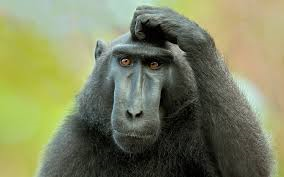
#> input picture zjazd5/images/monkey.png, 284 x 177 px; the run also reads 1 picture not shown here
$ jupyter execute --allow-errors 'Numpy zadania szablon.ipynb'   (shell and % lines are left out)
#> lines starting #> are read from the running program, lines starting #| are printed output that depends on the picture
Napisz poniżej funkcję, która wyprintuje Twoje imię i nazwisko:

[cell 1]
import numpy as np

# Indeksowanie, wycinanie, iterowanie - Indexing, Slicing and Iterating

### Stwórz liste sześcianów liczb od 0 do 9

[cell 2]
a = np.arange(10)**3
a

### wybierz z listy zaznaczone elementy

[ 0, 1, **8**, **27**, **64**, 125, 216, 343, 512, 729]


[cell 3]
a[2:5]

[ **0**, 1, **8**, 27, **64**, 125, 216, 343, 512, 729]

[cell 4]
a[:5:2]

### przekształć by otrzymać wynik

[-1000, 1,  -1000, 27, -1000,   125,   216,   343,   512, 729]

[cell 5]
a[:5:2]==-1000

### Odwróć listę

[cell 6]
a[::-1]

### Sprawdź typ

[cell 7]
type(a)

### W pętli for wyprintuj dla każdego elementu pierwiastek sześcienny z elementy

[cell 8]
for i in a:
    print(i**(1/3))

### Stwórz macierz 10x10 z kwadratami liczb od 1 do 100

[cell 9]
np.arange(1,101).reshape(10,10)**2

### Stwórz macierz 5x5 gdzie na krawędziach będą 0 a w środku 1

[cell 10]
b = np.zeros((5,5))
b[1:-1,1:-1]= 1
b

[cell 11]
c = np.ones((5,5))
c[0]= 0
c[-1] =0
c[1:-1,(0,-1)]= 0 # w nawiasie wybiera indeksydo zmiany indeks 0 i -1
c

### Stwórz tabliczkę mnożenia liczb od 0 do 9 w postaci dwuwymiarowej macierzy

[cell 12]
w = np.arange(10).reshape(-1,1)
w2 = np.arange(10)
w3= w*w2
w3

## Zad 2  Przekształć wczytane obrazki w opisany sposób

[cell 13]
# !pip install opencv-python
import matplotlib.pyplot as plt

[cell 14]
import matplotlib.image as mpimg
im1 = mpimg.imread('images/monkey.png')
#> im1 is the input picture: shape (177, 284, 4) float32; mean R, G, B, A 0.491, 0.511, 0.375, 1

[cell 15]
import cv2
im2 = cv2.imread("images/index.jpeg")

[cell 16]
im1.shape
#> Out = (177, 284, 4)

[cell 17]
im2.shape
#> Out = (177, 284, 3)

[cell 18]
plt.imshow(im1)

[cell 19]
plt.imshow(im2)

### stwórz wycinek -  spróbuj wybrać twarz

[cell 20]
plt.imshow(im1)

### wybierz jeden kolor

[cell 21]
red = False
green = False
blue = True
alpha= 0.9
plt.imshow(im1*np.array([red,green,blue,alpha]))
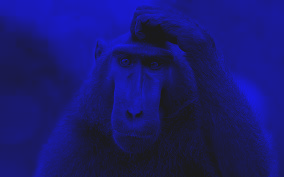
#> shown: shape (177, 284, 4) float64; mean R, G, B, A 0, 0, 0.375, 0.9; transparent parts drawn white

### Czarno biały filtr

#> (a cell that did not finish here is left out)

[cell 23]
from scipy import ndimage

[cell 24]
angle = 45
plt.imshow(ndimage.rotate(im1*np.array([red,green,blue,alpha]),angle))
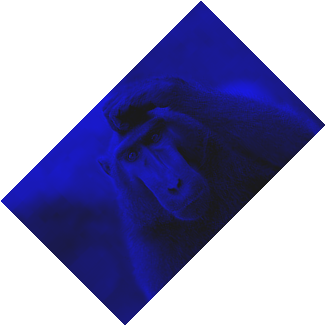
#> shown: shape (326, 326, 4) float64; mean R, G, B, A 0, 0, 0.176, 0.423; transparent parts drawn white

### Rozmazanie

#> (a cell that did not finish here is left out)

wykorzystaj `ndimage.gaussian_filter`

Wyślij mi to proszę na adres: korzeniewski@gmail.com, w tytule wpisz "Ćwiczenia z NumPy"

[cell 26]
red = True
green = True
blue = True
alpha= 1.99
plt.imshow(ndimage.gaussian_filter(im1*np.array([red,green,blue,alpha]),2))
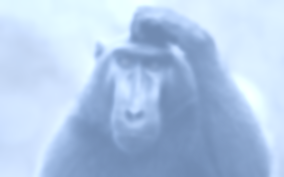
#> shown: shape (177, 284, 4) float64; mean R, G, B, A 0.665, 0.764, 0.889, 0.95; transparent parts drawn white

[cell 27]
im2[:,:,1]= im2[:,:,0]
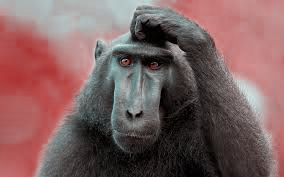
#> im2: shape (177, 284, 3); mean B, G, R 95.5, 95.5, 125.3
im2[:,:,2]= im2[:,:,0]
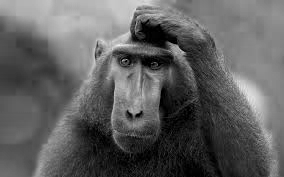
#> im2: shape (177, 284, 3); min 0, max 242, mean 95.5

[cell 28]
im1.shape
sum_array = im1.sum(axis=2, keepdims =True)/3
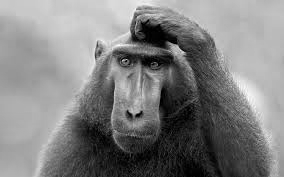
#> sum_array: shape (177, 284, 1) float32; min 0.333, max 1.24, mean 0.792; drawn with min black and max white
sum_array.shape
plt.imshow(np.ones(3)*sum_array)
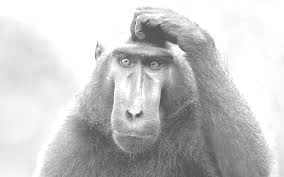
#> shown: shape (177, 284, 3) float64; min 0.333, max 1, mean 0.783
